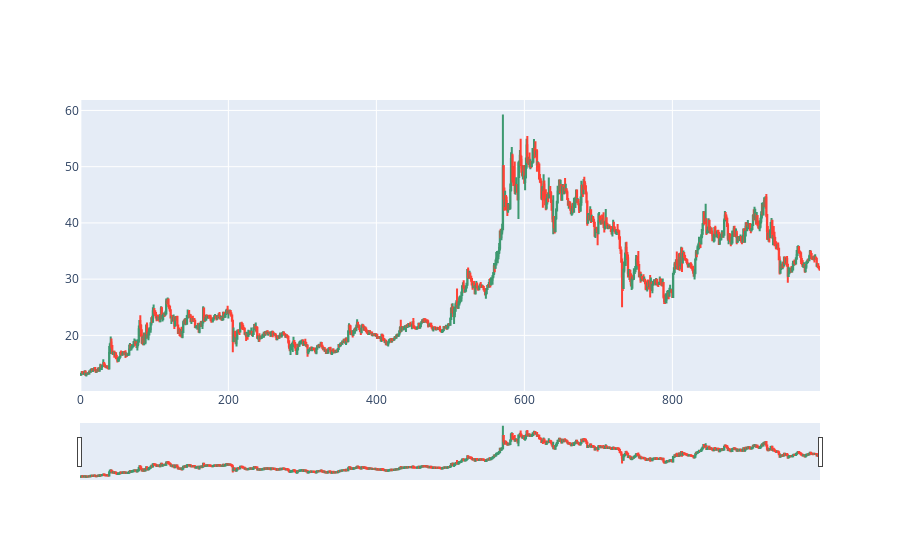

Notebook cell for this chart:
### Code cell
dfpl = df[:]
import plotly.graph_objects as go
from datetime import datetime

fig = go.Figure(data=[go.Candlestick(x=dfpl.index,
                open=dfpl['open'],
                high=dfpl['high'],
                low=dfpl['low'],
                close=dfpl['close'])])

fig.show()

### Figure 1 — Plotly figure (JSON) as saved in the notebook; plotly's stock layout.template omitted (floating-point values rounded to 4 significant figures; data arrays with more than 128 entries replaced by an {"elided": "..."} marker saying what was removed)
{"data": [{"close": {"elided": "1000 float values"}, "high": {"elided": "1000 float values"}, "low": {"elided": "1000 float values"}, "open": {"elided": "1000 float values"}, "type": "candlestick", "x": {"elided": "1000 int values"}}], "layout": {}}
